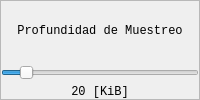
               <widget class="QFrame" name="samplingDepthFrame">
                <property name="frameShape">
                 <enum>QFrame::StyledPanel</enum>
                </property>
                <property name="frameShadow">
                 <enum>QFrame::Raised</enum>
                </property>
                <layout class="QVBoxLayout" name="verticalLayout_6">
                 <property name="spacing">
                  <number>5</number>
                 </property>
                 <property name="leftMargin">
                  <number>0</number>
                 </property>
                 <property name="topMargin">
                  <number>0</number>
                 </property>
                 <property name="rightMargin">
                  <number>0</number>
                 </property>
                 <property name="bottomMargin">
                  <number>0</number>
                 </property>
                 <item>
                  <widget class="QLabel" name="samplingDepthTilteLabel">
                   <property name="sizePolicy">
                    <sizepolicy hsizetype="Preferred" vsizetype="Preferred">
                     <horstretch>0</horstretch>
                     <verstretch>0</verstretch>
                    </sizepolicy>
                   </property>
                   <property name="font">
                    <font>
                     <family>Consolas</family>
                     <pointsize>9</pointsize>
                     <italic>false</italic>
                     <bold>false</bold>
                    </font>
                   </property>
                   <property name="text">
                    <string>Profundidad de Muestreo</string>
                   </property>
                   <property name="alignment">
                    <set>Qt::AlignCenter</set>
                   </property>
                  </widget>
                 </item>
                 <item>
                  <widget class="QSlider" name="samplingDepthHorizontalSlider">
                   <property name="minimum">
                    <number>1</number>
                   </property>
                   <property name="maximum">
                    <number>192</number>
                   </property>
                   <property name="value">
                    <number>20</number>
                   </property>
                   <property name="orientation">
                    <enum>Qt::Horizontal</enum>
                   </property>
                  </widget>
                 </item>
                 <item>
                  <widget class="QLabel" name="samplingDepthValueLabel">
                   <property name="sizePolicy">
                    <sizepolicy hsizetype="Preferred" vsizetype="Fixed">
                     <horstretch>0</horstretch>
                     <verstretch>0</verstretch>
                    </sizepolicy>
                   </property>
                   <property name="font">
                    <font>
                     <family>Consolas</family>
                     <pointsize>9</pointsize>
                     <italic>false</italic>
                     <bold>false</bold>
                    </font>
                   </property>
                   <property name="text">
                    <string>20 [KiB]</string>
                   </property>
                   <property name="alignment">
                    <set>Qt::AlignCenter</set>
                   </property>
                  </widget>
                 </item>
                </layout>
               </widget>
